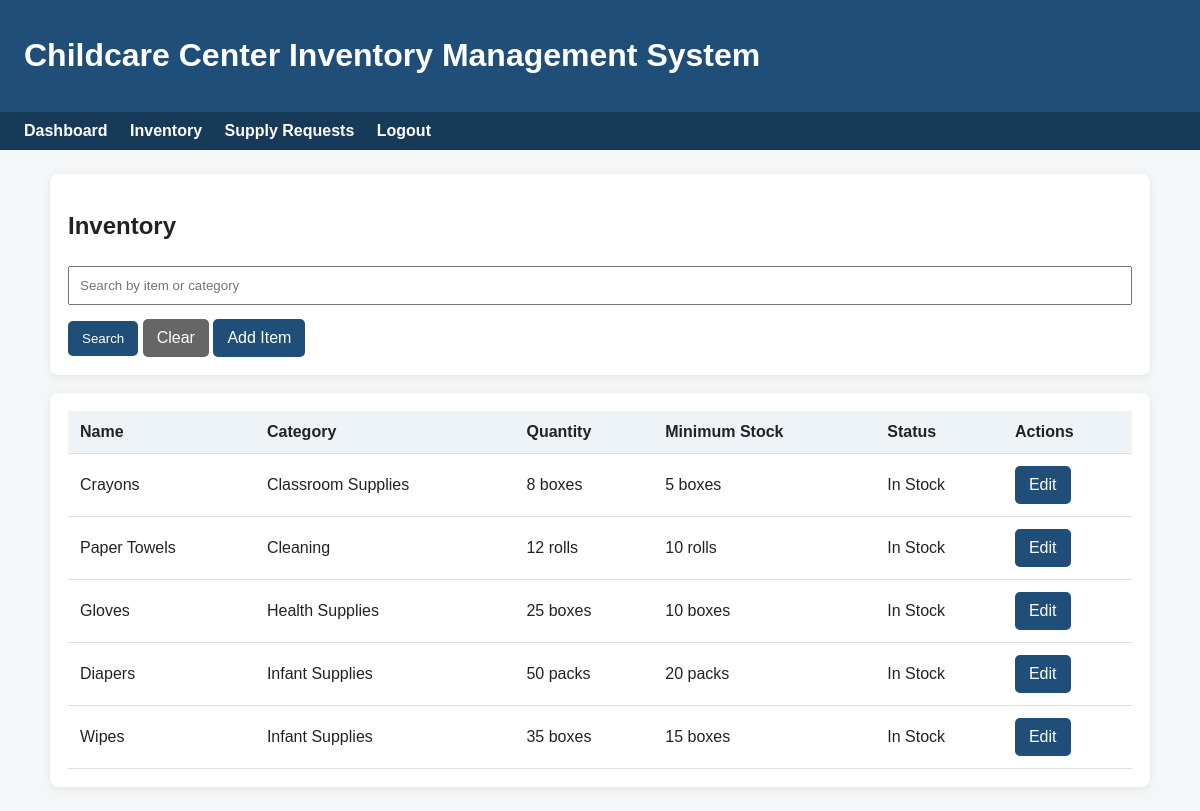
The page /inventory (signed in) on the database its author committed.
### tables this page shows
CREATE TABLE inventory_items (
            id INTEGER PRIMARY KEY AUTOINCREMENT,
            name TEXT NOT NULL,
            category TEXT NOT NULL,
            quantity INTEGER NOT NULL CHECK(quantity >= 0),
            unit_type TEXT NOT NULL,
            minimum_stock INTEGER NOT NULL CHECK(minimum_stock >= 0),
            UNIQUE(name, category)
        );

### app.py (the view)
@app.route("/inventory")
@login_required
def inventory():
    search = request.args.get("search", "").strip()
    conn = get_db()
    if search:
        items = conn.execute("""
            SELECT * FROM inventory_items
            WHERE name LIKE ? OR category LIKE ?
            ORDER BY category, name
        """, (f"%{search}%", f"%{search}%")).fetchall()
    else:
        items = conn.execute("""
            SELECT * FROM inventory_items
            ORDER BY category, name
        """).fetchall()
    conn.close()
    return render_template("inventory.html", items=items, search=search)

### app.py (called while the page is built)
def get_db():
    conn = sqlite3.connect(DB_PATH)
    conn.row_factory = sqlite3.Row
    return conn

def login_required(view):
    @wraps(view)
    def wrapped_view(*args, **kwargs):
        if "user" not in session:
            flash("Please log in first.", "warning")
            return redirect(url_for("login"))
        return view(*args, **kwargs)
    return wrapped_view

### templates/inventory.html
{% extends "base.html" %}
{% block content %}
<div class="card">
    <h2>Inventory</h2>
    <form method="get">
        <input name="search" placeholder="Search by item or category" value="{{ search }}">
        <button type="submit">Search</button>
        <a class="button secondary" href="{{ url_for('inventory') }}">Clear</a>
        {% if session.get("role") in ["admin", "manager"] %}
            <a class="button" href="{{ url_for('add_item') }}">Add Item</a>
        {% endif %}
    </form>
</div>
<div class="card">
    <table>
        <tr>
            <th>Name</th>
            <th>Category</th>
            <th>Quantity</th>
            <th>Minimum Stock</th>
            <th>Status</th>
            {% if session.get("role") in ["admin", "manager"] %}
                <th>Actions</th>
            {% endif %}
        </tr>
        {% for item in items %}
        <tr>
            <td>{{ item.name }}</td>
            <td>{{ item.category }}</td>
            <td>{{ item.quantity }} {{ item.unit_type }}</td>
            <td>{{ item.minimum_stock }} {{ item.unit_type }}</td>
            <td>
                {% if item.quantity <= item.minimum_stock %}
                    <span class="low">Low Stock</span>
                {% else %}
                    In Stock
                {% endif %}
            </td>
            {% if session.get("role") in ["admin", "manager"] %}
                <td><a class="button" href="{{ url_for('edit_item', item_id=item.id) }}">Edit</a></td>
            {% endif %}
        </tr>
        {% endfor %}
    </table>
</div>
{% endblock %}

### templates/base.html (shortened to what this page needs)
<!doctype html>
<html lang="en">
<head>
</head>
<body>
<header>
    <h1>Childcare Center Inventory Management System</h1>
</header>
{% if session.get("user") %}
<nav>
    <a href="{{ url_for('dashboard') }}">Dashboard</a>
    <a href="{{ url_for('inventory') }}">Inventory</a>
    <a href="{{ url_for('requests_page') }}">Supply Requests</a>
    <a href="{{ url_for('logout') }}">Logout</a>
</nav>
{% endif %}
<main>
    {% block content %}{% endblock %}
</main>
</body>
</html>

### templates/base.html (style rules this page uses)
body { font-family: Arial, sans-serif; margin: 0; background: #f4f6f8; color: #222; }
header { background: #1f4e79; color: white; padding: 16px 24px; }
nav { background: #173a59; padding: 10px 24px; }
nav a { color: white; text-decoration: none; margin-right: 18px; font-weight: bold; }
main { max-width: 1100px; margin: 24px auto; padding: 0 18px; }
.card { background: white; padding: 18px; border-radius: 8px; box-shadow: 0 2px 8px rgba(0,0,0,.08); margin-bottom: 18px; }
table { width: 100%; border-collapse: collapse; background: white; }
th, td { padding: 12px; border-bottom: 1px solid #ddd; text-align: left; }
th { background: #eef3f7; }
input, select, textarea { width: 100%; padding: 10px; margin: 6px 0 14px; box-sizing: border-box; }
button, .button { background: #1f4e79; color: white; border: none; padding: 10px 14px; border-radius: 5px; cursor: pointer; text-decoration: none; display: inline-block; }
.button.secondary { background: #666; }

### rows shown on the page
inventory_items: name "Crayons", category "Classroom Supplies", quantity "8", unit_type "boxes", minimum_stock "5", shows "In Stock"
inventory_items: name "Paper Towels", category "Cleaning", quantity "12", unit_type "rolls", minimum_stock "10", shows "In Stock"
inventory_items: name "Gloves", category "Health Supplies", quantity "25", unit_type "boxes", minimum_stock "10", shows "In Stock"
inventory_items: name "Diapers", category "Infant Supplies", quantity "50", unit_type "packs", minimum_stock "20", shows "In Stock"
inventory_items: name "Wipes", category "Infant Supplies", quantity "35", unit_type "boxes", minimum_stock "15", shows "In Stock"
